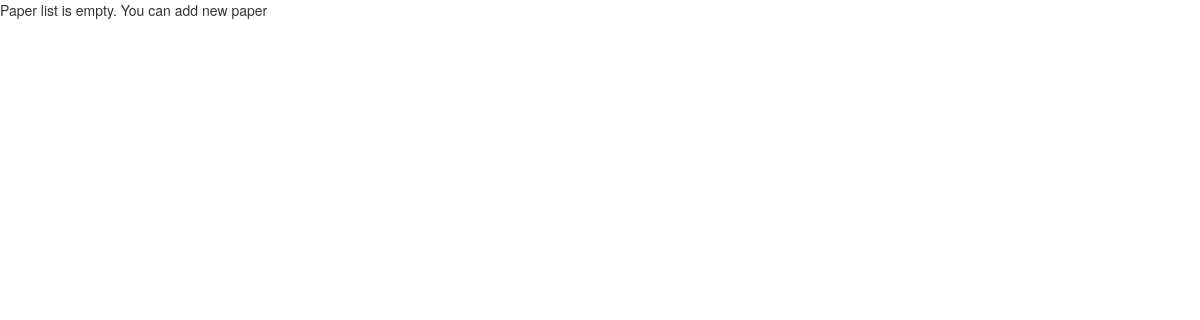
/, run on an earlier commit of the app's database.
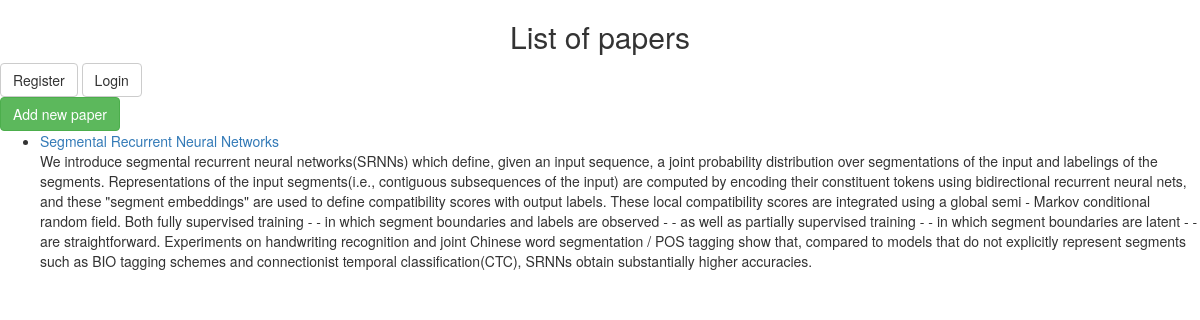
And on a later commit of the database.
### home/models.py (models this page shows, shortened)
@python_2_unicode_compatible
class Paper(models.Model):
    uuid = models.CharField(max_length=100, blank=True, unique=True, default=uuid.uuid4)
    author = models.CharField(max_length=100, verbose_name = u"author")
    title = models.CharField(max_length=200, verbose_name = u"title")
    description = models.CharField(max_length=5000)
    breif_description= models.CharField(max_length=500)
    version=models.CharField(max_length=5)
    category=models.CharField(max_length=100)
    link = models.CharField(max_length=200)
    repo = models.ForeignKey(CodeLink, null=True)
    links = models.ForeignKey(AdditionalLinks, null=True)
    votes = models.IntegerField(default=0)
    rating = models.FloatField(default=0.0)
    pubdate = models.DateTimeField('date published')
    tags = TaggableManager()

### home/views.py (the view)
# urls.py: url(r'^$', views.IndexView.as_view(), name='index'),
class IndexView(TagMixin, ListView):
    model = Paper
    content_object_name = 'paper_list'
    template_name = 'index.html'
    def get_queryset(self):
        return Paper.objects.order_by('-pubdate')[:5]

### home/templates/index.html (shortened to what this page needs)
{% load bootstrap3 %}
{% bootstrap_css %}
{% if paper_list %}
<center> <h2> List of papers </h2> </center>
<div class="account">
<a class="btn btn-default" href="/accounts/register" role="button">Register</a>
<a class="btn btn-default" href="/accounts/login" role="button">Login</a>
</div>
<div class"paperadd">
<a class="btn btn-success" href="/add" role="button">Add new paper</a>
</div>
    <ul>
    {% for paper in paper_list %}
        <li><a href="/papers/{{ paper.uuid }}/">{{ paper.title }}</a></li>
        {{ paper.description }}
    {% endfor %}
    </ul>
{% else %}
    <p>Paper list is empty. You can add new paper</p>
{% endif %}

What changed in the data, as far as the page shows it:
added Paper: title "Segmental Recurrent Neural Networks", description "We introduce segmental recurrent neural networks(SRNNs) which define, given an input sequence, a joint probability distribution over segmentations of the input and labelings of the segments. Representations of the input segments(i.e., contiguous subsequences of the input) are computed by encoding their constituent tokens using bidirectional recurrent neural nets, and these \"segment embeddings\" are used to define compatibility scores with output labels. These local compatibility scores are integrated using a global semi - Markov conditional random field. Both fully supervised training - - in which segment boundaries and labels are observed - - as well as partially supervised training - - in…"
Also different on the page:
text no longer shown: "Paper list is empty. You can add new paper"
text now shown: "List of papers Register Login Add new paper"
